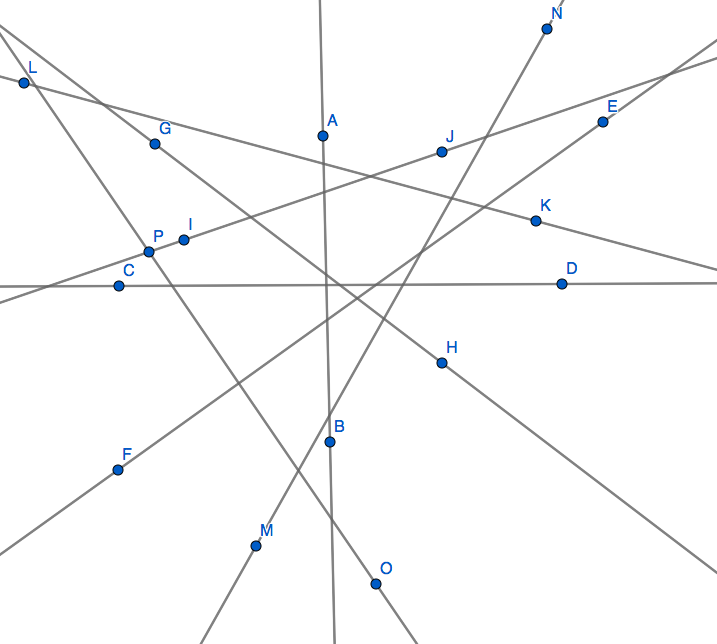
#> input picture test1.png, 717 x 644 px
$ python main.py
#> lines starting #> are read from the running program, lines starting #| are printed output that depends on the picture; after the words box and inside, x2 and y2 are one past the last pixel; in counts of white or black regions, pixels touching at a corner belong together
### utils.py
import cv2 as cv
import numpy as np
import math

from point import Point

def create_blank(image):
    width, height = image.shape
    blank = np.ones((width, height), np.uint8)
    for i in range(0, width):
        for j in range(0, height):
            blank[i][j] = blank[i][j]*255
    return(blank)

def distance(A, B):
    distance = math.sqrt((A.x-B.x)**2 + (A.y-B.y)**2)
    return(distance)


### ingestion.py
import numpy as np
import cv2 as cv

from lineOperations import get_points


def clear_double_lines(allLines):
    allRho = np.array([])
    allTheta = np.array([])
    counter = np.array([])
    rhoThresh = 25
    thetaThresh = 0.1

    for line in allLines:
        rho, theta = line[0]
        flag = True

        if(len(allRho) == len(allTheta)):
            lenght = len(allRho)
            for i in range (0, lenght):
                if(abs(rho-allRho[i]) < rhoThresh and abs(theta-allTheta[i]) < thetaThresh):
                    counter[i] = counter[i] + 1
                    allRho[i] = (allRho[i]*(counter[i]-1) + rho)/counter[i]
                    allTheta[i] = (allTheta[i]*(counter[i]-1) + theta)/counter[i]
                    flag = False
                    break

        if(flag):
            allRho = np.append(allRho, rho)
            allTheta = np.append(allTheta, theta)
            counter = np.append(counter, 1)
##    print(len(allRho))
##    print(counter)
    return(allRho, allTheta)


def ingestion(image):
    edges = cv.Canny(image,55,150,apertureSize = 3)
    lines = cv.HoughLines(edges,1,np.pi/180,140)
    allRho, allTheta = clear_double_lines(lines)
    return(allRho, allTheta)


### lineOperations.py
import cv2 as cv
import numpy as np

from line import Line, LineSegment
from point import Point
from angle import Angle

from utils import create_blank


def get_points(rho, theta):
    a = np.cos(theta)
    b = np.sin(theta)
    x0 = a*rho
    y0 = b*rho
    x1 = int(x0 + 1000*(-b))
    y1 = int(y0 + 1000*(a))
    x2 = int(x0 - 1000*(-b))
    y2 = int(y0 - 1000*(a))
    return(x1, y1, x2, y2)

def get_line_data(allRho, allTheta):
    lineData = np.ndarray(shape=(0,4), dtype=int)
    for i in range(0, len(allRho)):
        rho = allRho[i]
        theta = allTheta[i]
        x1, y1, x2, y2 = get_points(rho, theta)
        lineData = np.append(lineData, [[x1,y1,x2,y2]], axis=0)
    return(lineData)

def make_lines(allRho, allTheta):
    lineData = get_line_data(allRho, allTheta)
    finalData = []
    for pts in lineData:
        A = Point([pts[0], pts[1]])
        B = Point([pts[2], pts[3]])
        line = Line(A, B)
        finalData.append(line)
    return(finalData)

def make_segment(allPoints):
    left_most = Point([10000, 10000])
    right_most = Point([0, 0])
    for point in allPoints:
        if(point.x <= left_most.x):
            left_most = point

    for point in allPoints:
        if(point.x >= right_most.x):
            right_most = point

    segment = LineSegment(left_most, right_most)
    return(segment)


# [20 lines left out: function intersection, not called in this run]

def differentiate_segments(allLines, image):
    allSegments = []
    for line in allLines:
        seg_flag = False
        blank = create_blank(image)
        allPoints = line.get_all_points(blank)
        for point in allPoints:
            if(image[point.x, point.y] == 255):
                allPoints.remove(point)
                seg_flag = True

        if(seg_flag):
            segment = make_segment(allPoints)
            allSegments.append(segment)
            allLines.remove(line)

        return(allLines, allSegments)


### point.py
import cv2 as cv
import numpy as np

class Point:
    def __init__(self, coordinates):
        self.coordinates = coordinates
        self.x = int(coordinates[0])
        self.y = int(coordinates[1])

    def check(self):
       flag = False
       return(flag)

    def plot(self, image):
        cv.circle(image, (self.x, self.y), 5, (0,0,255),2)
        cv.imshow('plot', image)

### line.py
import cv2 as cv
import numpy as np

from point import Point


class Line:
    def __init__(self, endPoint1, endPoint2):
        self.endPoint1 = endPoint1
        self.endPoint2 = endPoint2
        self.allPoints = []
        self.allData = []


    # [5 lines left out: function check, not called in this run]

    def add_point(self, Point):
        self.allPoints.append(Point)

    def get_all_points(self, blank):
        cv.line(blank,(self.endPoint1.x,self.endPoint1.y),(self.endPoint2.x,self.endPoint2.y),(0,0,255),1)
        width, height = blank.shape
        for i in range(width):
            for j in range(height):
                if(blank[i][j] == 0):
                    pt = Point([i, j])
                    self.allData.append(pt)
        return(self.allData)

    # [6 lines left out: function plot, not called in this run]

    def display(self, image):
        cv.line(image,(self.endPoint1.x,self.endPoint1.y),(self.endPoint2.x,self.endPoint2.y),(0,0,255),2)
        cv.imshow('plot', image)

class LineSegment:
    def __init__(self, endPoint1, endPoint2):
        self.endPoint1 = endPoint1
        self.endPoint2 = endPoint2
        self.allPoints = []
        self.allData = []

    # [5 lines left out: function check, not called in this run]

    def add_point(self, Point):
        self.allPoints.append(Point)

    def plot(self, blank):
        cv.line(blank, (self.endPoint1.x,self.endPoint1.y), (self.endPoint2.x,self.endPoint2.y), (0,0,255), 1)
        lineData = []
        width, height = blank.shape
        for i in range(0, width):
            for j in range(0, height):
                if(blank[i][j] == 0):
                    pt = Point([i,j])
                    lineData.append(pt)
                    blank[i][j] = 255
        for pt in lineData:
            if(np.sign([self.endPoint1.x-pt.x]) == np.sign([self.endPoint2.x-pt.x]) and np.sign([self.endPoint1.y-pt.y]) == np.sign([self.endPoint2.y-pt.y])):
                lineData.remove(pt)

        for pt in lineData:
            blank[pt.x][pt.y] = 0
        cv.imshow('plot', blank)

    # [9 lines left out: function get_all_points, not called in this run]


### main.py
import cv2 as cv
import numpy as np

from ingestion import ingestion
from lineOperations import make_lines, intersection, get_line_data, differentiate_segments
from angleOperations import make_angles, make_angle
from utils import create_blank

from point import Point
from angle import Angle
from line import Line

image = cv.imread('test1.png', 0)
#> image: shape (644, 717); min 0, max 255, mean 250
blank = create_blank(image)
#> after the loop in create_blank, `for i in range(0, width):`: blank: shape (644, 717); every value is 255

allRho, allTheta = ingestion(image)
#> in ingestion, `edges = cv.Canny(image,55,150,apertureSize = 3)`:
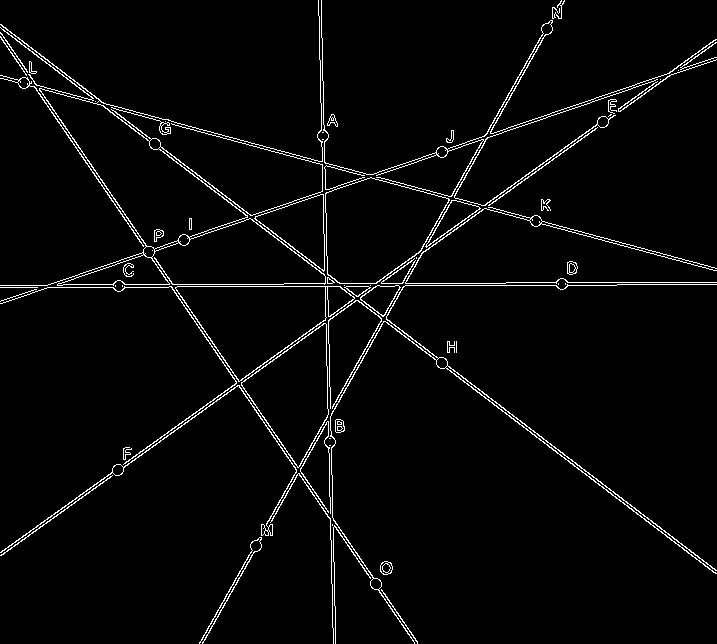
#> edges: shape (644, 717); 3.1% white in thin lines or dots
#> in ingestion, `lines = cv.HoughLines(edges,1,np.pi/180,140)`: lines = 26 rows, first 8: [73, 1.83], [75, 1.83], [450, 0.942], [23, 2.22], [17, 2.55], [490, 0.506], [288, 1.24], [284, 1.57]
#> the loop in clear_double_lines, `for line in allLines:` made 26 passes
#> (rho, theta, lenght, allRho, allTheta, counter) on passes 1, 3, 4, 5, 6: (73, 1.83, 0, [73], [1.83], [1]), (450, 0.942, 1, [74, 450], [1.83, 0.942], [2, 1]), (23, 2.22, 2, [74, 450, 23], [1.83, 0.942, 2.22], [2, 1, 1]), (17, 2.55, 3, [74, 450, 23, 17], [1.83, 0.942, 2.22, 2.55], [2, 1, 1, 1]), (490, 0.506, 4, [74, 450, 23, 17, 490], [1.83, 0.942, 2.22, 2.55, 0.506], [2, 1, 1, 1, 1])
#> (rho, theta, lenght) on passes 2, 10, 11, 12, 13, 14: (75, 1.83, 1), (286, 1.24, 8), (23, 2.53, 8), (493, 0.524, 8), (12, 2.23, 8), (18, 2.23, 8)
#> after the loop in clear_double_lines, `for line in allLines:`: allRho = [72, 450, 23, 21.67, 491.5, 282.8, 287.8, -317.3]; allTheta = [1.84, 0.942, 2.22, 2.54, 0.515, 1.25, 1.56, 3.11]; counter = [3, 1, 4, 3, 2, 5, 5, 3]
#> in ingestion, `allRho, allTheta = clear_double_lines(lines)`: allRho = [72, 450, 23, 21.67, 491.5, 282.8, 287.8, -317.3]; allTheta = [1.84, 0.942, 2.22, 2.54, 0.515, 1.25, 1.56, 3.11]
#> allRho = [72, 450, 23, 21.67, 491.5, 282.8, 287.8, -317.3]; allTheta = [1.84, 0.942, 2.22, 2.54, 0.515, 1.25, 1.56, 3.11]
allLines = make_lines(allRho, allTheta)
#> the loop in get_line_data, `for i in range(0, len(allRho)):` made 8 passes
#> (rho, theta, a in get_points, b in get_points, x0 in get_points, y0 in get_points, x1, y1) on passes 1, 3, 4, 5, 6, 7, 8: (72, 1.84, -0.264, 0.964, -19.04, 69.44, -983, -194), (23, 2.22, -0.605, 0.796, -13.92, 18.31, -809, -586), (21.67, 2.54, -0.822, 0.569, -17.82, 12.32, -586, -810), (491.5, 0.515, 0.87, 0.492, 427.8, 242, -64, 1112), (282.8, 1.25, 0.316, 0.949, 89.27, 268.3, -859, 583), (287.8, 1.56, 0.0105, 1, 3.01, 287.8, -996, 298), (-317.3, 3.11, -1, 0.0291, 317.2, -9.23, 288, -1008)
#> (rho, theta, a in get_points, b in get_points, x0 in get_points, y0 in get_points, x1, y1) on pass 2: (450, 0.942, 0.588, 0.809, 264.5, 364.1, -544, 951)
#> after the loop in get_line_data, `for i in range(0, len(allRho)):`: lineData = [[-983, -194, 945, 333], [-544, 951, 1073, -223], [-809, -586, 782, 623], [-586, -810, 550, 834], [-64, 1112, 920, -628], [-859, 583, 1038, -47], [-996, 298, 1002, 277], [288, -1008, 346, 990]]
#> the loop in make_lines, `for pts in lineData:` made 8 passes
#> pts on passes 1 to 8: [-983, -194, 945, 333], [-544, 951, 1073, -223], [-809, -586, 782, 623], [-586, -810, 550, 834], [-64, 1112, 920, -628], [-859, 583, 1038, -47], [-996, 298, 1002, 277], [288, -1008, 346, 990]
#> after the loop in make_lines, `for pts in lineData:`: finalData = 8 items
#> allLines = 8 items
#> the loop in differentiate_segments, `for line in allLines:` made 1 pass
#> after the loop in differentiate_segments, `for line in allLines:`:
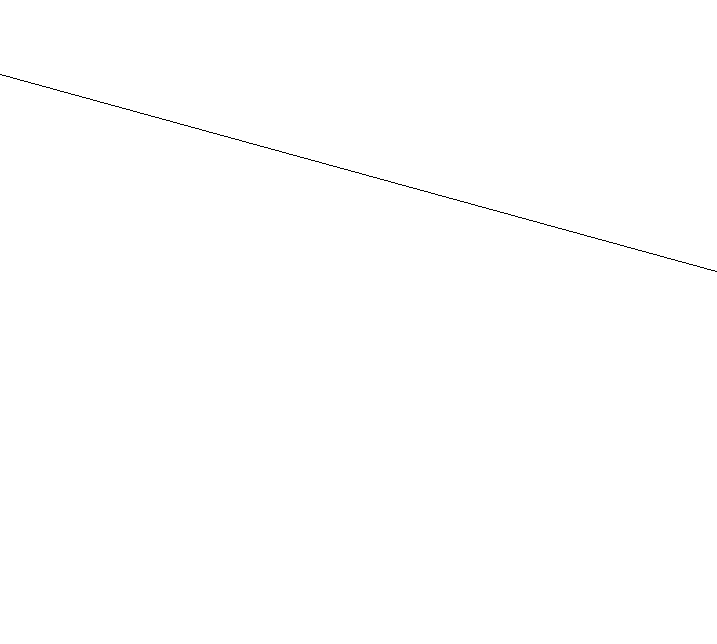
#> blank: shape (644, 717); 99.8% white; black in thin lines or dots, all inside (x1, y1, x2, y2) = (0, 74, 717, 272)
allLines, allSegments = differentiate_segments(allLines, image)
##allAngles = make_angles(allLines)

for line in allSegments:
    line.plot(blank)
#> this loop made 1 pass
#> pass 1, in plot, `cv.imshow('plot', blank)`:
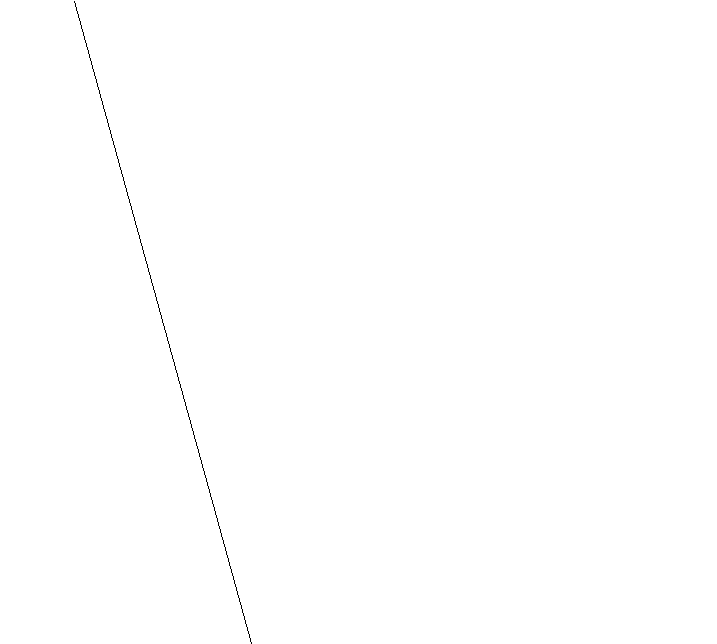
#> window 'plot': shape (644, 717); 99.9% white; black in thin lines or dots, all inside (x1, y1, x2, y2) = (74, 1, 252, 644)
cv.imshow('plot', blank)
cv.waitKey(0)


# [30 lines of commented-out code are left out]
